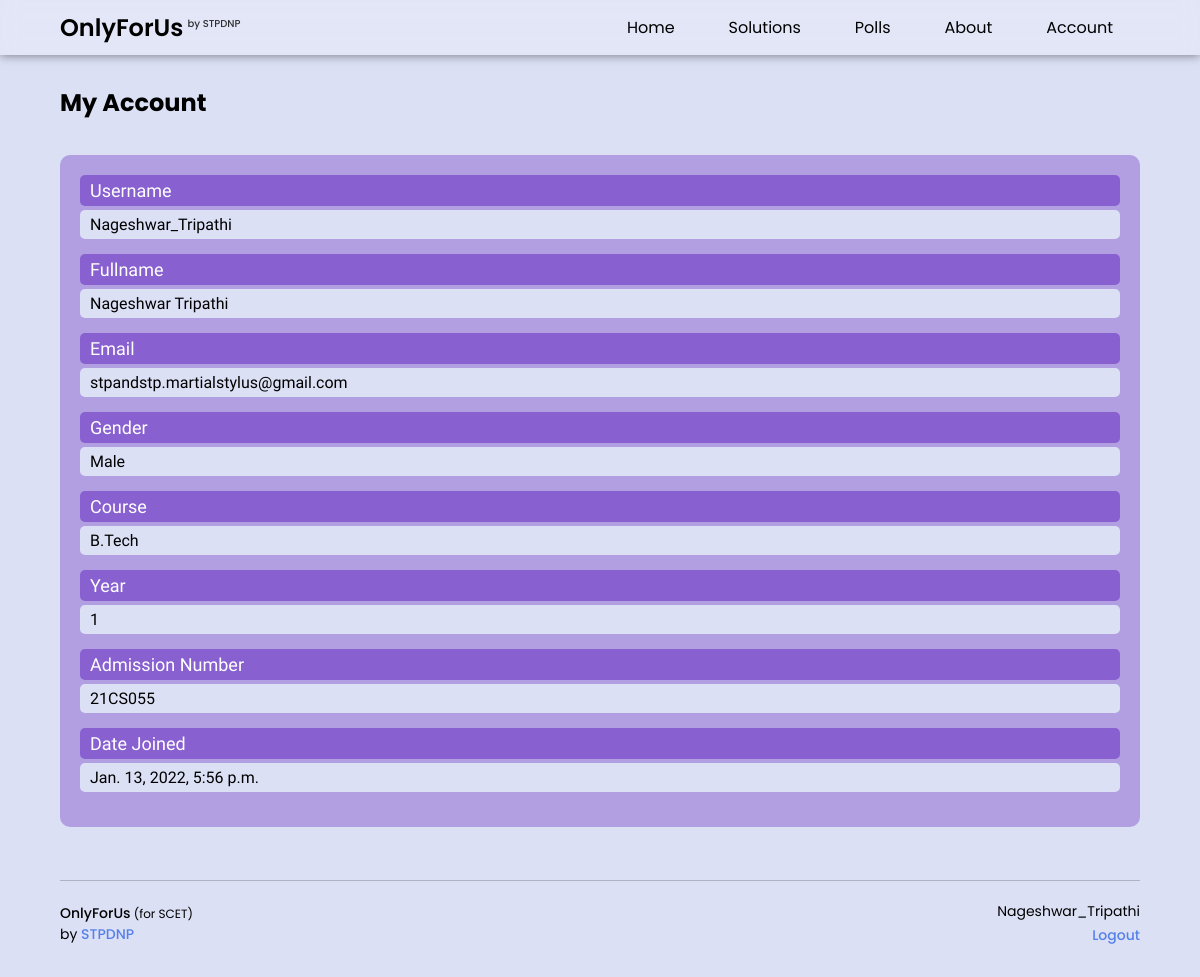
Screenshot of /my-account/ (signed in) with the database file from the repository.
### main/models.py (models this page shows, shortened)
class Students(models.Model):
	username = models.CharField(max_length=255, unique=True)
	fullname = models.CharField(max_length=255)
	email = models.EmailField(max_length=500, unique=True)
	gender = models.CharField(max_length=10, default="Male")
	admission_no = models.CharField(max_length=20, unique=True)
	course = models.CharField(max_length=255)
	datetime = models.DateTimeField()
	password = models.CharField(max_length=255)
	course_year = models.CharField(max_length=255)
	admin = models.BooleanField(default=False)

### main/views.py (the view)
# urls.py: path('my-account/', views.my_account),
def my_account(request):
	if request.session.has_key('username'):
		username = request.session['username']
		student_details = Students.objects.get(username=username)
		data = {
			'username': username,
			'student': student_details,
		}
		return render(request, 'main/account.html', data)
	else:
		return redirect('/login/')

### main/templates/main/account.html (shortened to what this page needs)
{% extends 'main/base.html' %}
{% load static %}
{% block body %}
    {% include 'main/navbar.html' %}
    <section class="container flex ">
        <br>
        <h1>My Account</h1>
        <br>
        <div class="student-detail-box">
            <div class="header-text">Username</div>
            <div class="detail-text">{{student.username}}</div>
            <div class="header-text">Fullname</div>
            <div class="detail-text">{{student.fullname}}</div>
            <div class="header-text">Email</div>
            <div class="detail-text">{{student.email}}</div>
            <div class="header-text">Gender</div>
            <div class="detail-text">{{student.gender}}</div>
            <div class="header-text">Course</div>
            <div class="detail-text">{{student.course}}</div>
            {% if student.course_year != "" %}
            <div class="header-text">Year</div>
            <div class="detail-text">{{student.course_year}}</div>
            {% endif %}
            <div class="header-text">Admission Number</div>
            <div class="detail-text">{{student.admission_no}}</div>
            <div class="header-text">Date Joined</div>
            <div class="detail-text">{{student.datetime}}</div>
        </div>
    </section>
     {% include 'main/footer.html' %}
{% endblock %}

### main/templates/main/footer.html (shortened to what this page needs)
<footer>
	<div class="foot-bar">
		<div class="left-foot-section">
			<p class="branding"><b>OnlyForUs</b> (for SCET)</p>
			<p class="promotion-bar">by <a href="http://stpdnp.atwebpages.com" target="_blank">STPDNP</a></p>
		</div>
		<div class="right-foot-section">
			<p class="current-user">{{username}}</p>
			<a href="/logout/" class="logout-btn">Logout</a>
		</div>
	</div>
</footer>

### main/templates/main/footer.html (style rules this page uses)
footer { margin-top: 10px; width: 100%; padding: 10px 0px; }
.foot-bar { border-top: 1px solid rgba(0,0,0,0.2); width: 90%; margin: auto; display: flex; justify-content: space-between; align-items: center; padding: 20px 0px; }
.left-foot-section { float: left; text-align: left; }
.right-foot-section { float: right; text-align: right; }
.branding { font-size: 12px; font-weight: 400; }
.branding b { font-weight: 500; font-size: 14px; }
.promotion-bar, .current-user { font-size: 14px; }
.promotion-bar a, .logout-btn { font-size: 14px; text-decoration: none; font-weight: 500; color: #5680E9; }

### main/templates/main/account.html (style rules this page uses)
body { background-color: #DCE0F5; }
.container { min-height: 100vh; width: 90%; margin: auto; margin-top: 60px; }
.student-detail-box { margin-top: 10px; padding: 20px; border-radius: 10px; background: rgba(136, 96, 208,0.5); }
.header-text { font-size: 18px; font-weight: 500; color: white; border-radius: 5px; padding: 5px 10px; background: #8860D0; margin-bottom: 4px; font-family: 'Be Vietnam Pro'; }
.detail-text { font-size: 16px; margin-bottom: 15px; color: black; border-radius: 5px; padding: 5px 10px; background: #DCE0F5; font-family: 'Be Vietnam Pro'; }

### main/templates/main/base.html (style rules this page uses)
* { margin: 0; padding: 0; box-sizing: border-box; }
html { scroll-behavior: smooth; }
body { font-family: 'Poppins'; font-weight: 400; }

### rows the page displays
Students: username "Nageshwar_Tripathi", fullname "Nageshwar Tripathi", email "stpandstp.martialstylus@gmail.com", gender "Male", course "B.Tech", course_year "1", admission_no "21CS055", datetime "Jan. 13, 2022, 5:56 p.m."
